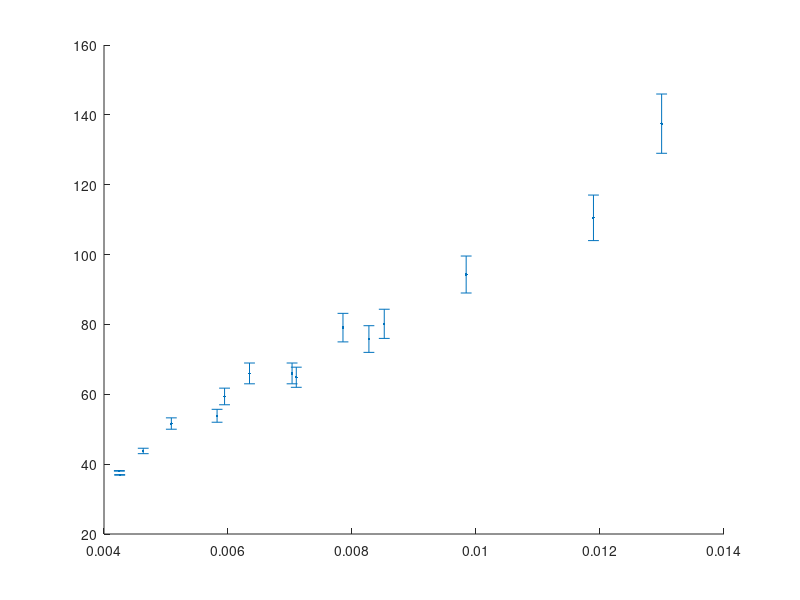

The MATLAB script that drew this image: (Note: this script raises an error after producing the figure.)
%% roterande skålen
clc; clf; clear
eps=1e-6;
T=[eps 0.7875 0.6851 0.6337 0.6048 0.7079 0.9691 0.8268 0.7488 0.7452 0.8202 1.0129 0.8815 0.8082 0.6781 0.5795 0.5791 0.7750 0.6822 0.5796 0.6567];
h=0*4e-3+[0 75 57 50 43 63 104 67 62 63 76 129 89 72 52 37 38 75 56 41 53]*1e-3;
hold on
plot(T.^2/(pi^2*8), h,'.')
g=h./T.^2*8*pi^2
medel=mean(g)
standerror=std(g)/sqrt(length(T))
f = @(k) sum((h-k*T.^2/(pi^2*8)).^2);
g=fminbnd(f,9,10)

%% korrektion
clc; clf; clear
hold on
rho=5e-3;

r1=7.5e-2;
r2=6.3e-2;

T1=[0.7875 0.6851 0.6337 0.6048 0.7079 0.9691  0.7488 0.7452 0.8202 1.0129 0.8815 0.8082 0.6781 0.5795 0.5791];
%T1=[0.7875 0.6851 0.6337 0.6048 0.7079 0.9691  0.7488 0.7452 0.8202 1.0129 0.8815 0.8082 0.6781];
T2=[0.7750 0.6822 0.5796 0.6567];
T=[T1, T2];

w1=2*pi./T1;
w2=2*pi./T2;

h1=[75 57 50 43 63 104  62 63 76 129 89 72 52 37 38]*1e-3;
%h1=[75 57 50 43 63 104  62 63 76 129 89 72 52]*1e-3;
h2=[75 56 41 53]*1e-3;

h=[h1,h2];
r=[r1*ones(1,length(h1)), r2*ones(1,length(h2))];
W=[w1, w2];

%f1=@(v) cot(v)+r/(2*(r-rho))*tan(v/2)-h./(r-rho);
alfa=zeros(1,length(h1));

for i=1:length(h)
    f=@(v) cot(v)+r(i)/(2*(r(i)-rho))*tan(v/2)-h(i)./(r(i)-rho);
    
    alfa(i)=fsolve(f,atan(h(i)/r(i)));clc
end


delta=rho*cot(alfa);
max(delta)*1e3
min(delta)*1e3

H=h+delta;

omega_kvadrat=T.^2/(pi^2*8);

g=H./omega_kvadrat;
g1=mean(g);
fprintf('Medelvärdet av g är: \t %0.3f\n', g1)
fprintf('Standfelet är: \t\t %0.3f \n', std(g)/sqrt(length(T)))

f = @(k) sum((H-k*T.^2/(pi^2*8)).^2);
g2=fminbnd(f,9,10);
fprintf('g är med minsta kvadrat: %0.3f \n\n', g2)

[g3, std_g]=lscov(omega_kvadrat.', H.');

x=linspace(0,.016);
hold on
%plot(x,g1*x);
err1=delta(1:length(T1));
err2=delta((1+length(T1)):end);

errorbar(omega_kvadrat(1:length(T1)) , H(1:length(T1))*1e3, err1*1e3, '.', 'markersize',16)
errorbar(omega_kvadrat((1+length(T1)):end) , H((1+length(T1)):end)*1e3, err2*1e3, '*r', 'markersize',8)
p=plot(x,x*g2*1e3, 'k');
axis([0, 0.016, 0, 160])
%grid on

xtext='$1/(2\omega^{2})\:/ [\mathrm{s}^{2}]$';
ytext='$h\:/[\mathrm{mm}]$';

xlabel(xtext, 'Interpreter', 'Latex', 'FontSize', 20, 'Color', 'k');
ylabel(ytext, 'Interpreter', 'Latex', 'FontSize', 20, 'Color', 'k');
set(gca,'FontSize',15, 'xtick',(0:4:16)*1e-3);


l=legend('$r=7{,}4$\,cm', '$r=6{,}3$\,cm', '$g/(2\omega^2)$: $g=9{,}78$\,m\,s$^{-2}$');
set(l,'interpreter', 'latex', 'fontsize', 18, 'location', 'southeast')































